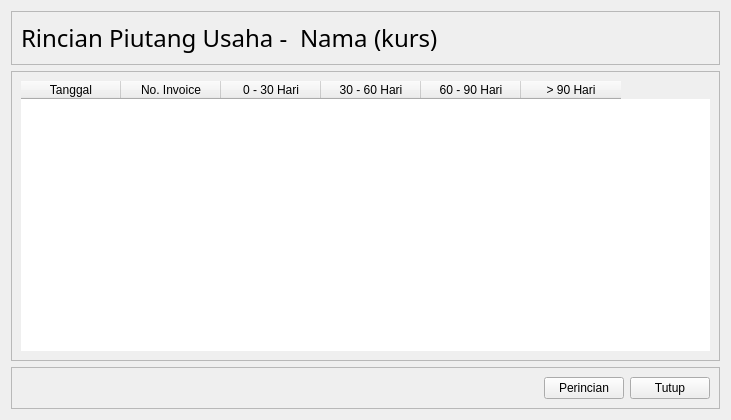
            <widget class="QWidget" name="st_Penjualan_RincianPiutang">
             <layout class="QVBoxLayout" name="verticalLayout_13">
              <item>
               <widget class="QFrame" name="fr_Penjualan_RincianPiutang_title">
                <property name="sizePolicy">
                 <sizepolicy hsizetype="Preferred" vsizetype="Maximum">
                  <horstretch>0</horstretch>
                  <verstretch>0</verstretch>
                 </sizepolicy>
                </property>
                <property name="minimumSize">
                 <size>
                  <width>0</width>
                  <height>45</height>
                 </size>
                </property>
                <property name="frameShape">
                 <enum>QFrame::StyledPanel</enum>
                </property>
                <property name="frameShadow">
                 <enum>QFrame::Raised</enum>
                </property>
                <layout class="QGridLayout" name="gl_Penjualan_RincianPiutang_title">
                 <item row="0" column="0">
                  <widget class="QLabel" name="lb_Penjualan_RincianPiutang_title">
                   <property name="sizePolicy">
                    <sizepolicy hsizetype="Preferred" vsizetype="Maximum">
                     <horstretch>0</horstretch>
                     <verstretch>0</verstretch>
                    </sizepolicy>
                   </property>
                   <property name="font">
                    <font>
                     <family>Segoe UI Semilight</family>
                     <pointsize>18</pointsize>
                    </font>
                   </property>
                   <property name="text">
                    <string>Rincian Piutang Usaha - </string>
                   </property>
                   <property name="alignment">
                    <set>Qt::AlignLeading|Qt::AlignLeft|Qt::AlignVCenter</set>
                   </property>
                  </widget>
                 </item>
                 <item row="0" column="1">
                  <widget class="QLabel" name="lb_Penjualan_RincianPiutang_title_nama">
                   <property name="sizePolicy">
                    <sizepolicy hsizetype="Preferred" vsizetype="Maximum">
                     <horstretch>0</horstretch>
                     <verstretch>0</verstretch>
                    </sizepolicy>
                   </property>
                   <property name="font">
                    <font>
                     <family>Segoe UI Semilight</family>
                     <pointsize>18</pointsize>
                    </font>
                   </property>
                   <property name="text">
                    <string>Nama</string>
                   </property>
                   <property name="alignment">
                    <set>Qt::AlignLeading|Qt::AlignLeft|Qt::AlignVCenter</set>
                   </property>
                  </widget>
                 </item>
                 <item row="0" column="2">
                  <widget class="QLabel" name="lb_Penjualan_RincianPiutang_title_kurs">
                   <property name="sizePolicy">
                    <sizepolicy hsizetype="Preferred" vsizetype="Maximum">
                     <horstretch>0</horstretch>
                     <verstretch>0</verstretch>
                    </sizepolicy>
                   </property>
                   <property name="font">
                    <font>
                     <family>Segoe UI Semilight</family>
                     <pointsize>18</pointsize>
                    </font>
                   </property>
                   <property name="text">
                    <string>(kurs)</string>
                   </property>
                   <property name="alignment">
                    <set>Qt::AlignLeading|Qt::AlignLeft|Qt::AlignVCenter</set>
                   </property>
                  </widget>
                 </item>
                 <item row="0" column="3">
                  <spacer name="hs_Penjualan_RincianPiutang_title">
                   <property name="orientation">
                    <enum>Qt::Horizontal</enum>
                   </property>
                   <property name="sizeHint" stdset="0">
                    <size>
                     <width>40</width>
                     <height>20</height>
                    </size>
                   </property>
                  </spacer>
                 </item>
                </layout>
               </widget>
              </item>
              <item>
               <widget class="QFrame" name="fr_Penjualan_RincianPiutang_tabel">
                <property name="sizePolicy">
                 <sizepolicy hsizetype="Preferred" vsizetype="MinimumExpanding">
                  <horstretch>0</horstretch>
                  <verstretch>0</verstretch>
                 </sizepolicy>
                </property>
                <property name="frameShape">
                 <enum>QFrame::StyledPanel</enum>
                </property>
                <property name="frameShadow">
                 <enum>QFrame::Raised</enum>
                </property>
                <layout class="QVBoxLayout" name="vl_Penjualan_RincianPiutang_tabel">
                 <item>
                  <widget class="QTableWidget" name="tbl_Penjualan_RincianPiutang">
                   <property name="sizePolicy">
                    <sizepolicy hsizetype="Maximum" vsizetype="MinimumExpanding">
                     <horstretch>0</horstretch>
                     <verstretch>0</verstretch>
                    </sizepolicy>
                   </property>
                   <property name="minimumSize">
                    <size>
                     <width>0</width>
                     <height>270</height>
                    </size>
                   </property>
                   <property name="maximumSize">
                    <size>
                     <width>1366</width>
                     <height>16777215</height>
                    </size>
                   </property>
                   <property name="frameShape">
                    <enum>QFrame::NoFrame</enum>
                   </property>
                   <property name="showGrid">
                    <bool>false</bool>
                   </property>
                   <property name="wordWrap">
                    <bool>true</bool>
                   </property>
                   <property name="cornerButtonEnabled">
                    <bool>true</bool>
                   </property>
                   <property name="rowCount">
                    <number>8</number>
                   </property>
                   <property name="columnCount">
                    <number>6</number>
                   </property>
                   <attribute name="verticalHeaderVisible">
                    <bool>false</bool>
                   </attribute>
                   <row/>
                   <row/>
                   <row/>
                   <row/>
                   <row/>
                   <row/>
                   <row/>
                   <row/>
                   <column>
                    <property name="text">
                     <string>Tanggal</string>
                    </property>
                   </column>
                   <column>
                    <property name="text">
                     <string>No. Invoice</string>
                    </property>
                   </column>
                   <column>
                    <property name="text">
                     <string>0 - 30 Hari</string>
                    </property>
                   </column>
                   <column>
                    <property name="text">
                     <string>30 - 60 Hari</string>
                    </property>
                   </column>
                   <column>
                    <property name="text">
                     <string>60 - 90 Hari</string>
                    </property>
                   </column>
                   <column>
                    <property name="text">
                     <string>&gt; 90 Hari</string>
                    </property>
                   </column>
                  </widget>
                 </item>
                </layout>
               </widget>
              </item>
              <item>
               <widget class="QFrame" name="fr_Penjualan_RincianPiutang_tombol">
                <property name="sizePolicy">
                 <sizepolicy hsizetype="Preferred" vsizetype="Maximum">
                  <horstretch>0</horstretch>
                  <verstretch>0</verstretch>
                 </sizepolicy>
                </property>
                <property name="frameShape">
                 <enum>QFrame::StyledPanel</enum>
                </property>
                <property name="frameShadow">
                 <enum>QFrame::Raised</enum>
                </property>
                <layout class="QHBoxLayout" name="hl_Penjualan_RincianPiutang_tombol">
                 <item>
                  <spacer name="hs_Penjualan_RincianPiutang_tombol">
                   <property name="orientation">
                    <enum>Qt::Horizontal</enum>
                   </property>
                   <property name="sizeHint" stdset="0">
                    <size>
                     <width>523</width>
                     <height>20</height>
                    </size>
                   </property>
                  </spacer>
                 </item>
                 <item>
                  <widget class="QPushButton" name="tb_Penjualan_RincianPiutang_Perincian">
                   <property name="text">
                    <string>Perincian</string>
                   </property>
                  </widget>
                 </item>
                 <item>
                  <widget class="QPushButton" name="tb_Penjualan_RincianPiutang_Tutup">
                   <property name="text">
                    <string>Tutup</string>
                   </property>
                  </widget>
                 </item>
                </layout>
               </widget>
              </item>
             </layout>
            </widget>
